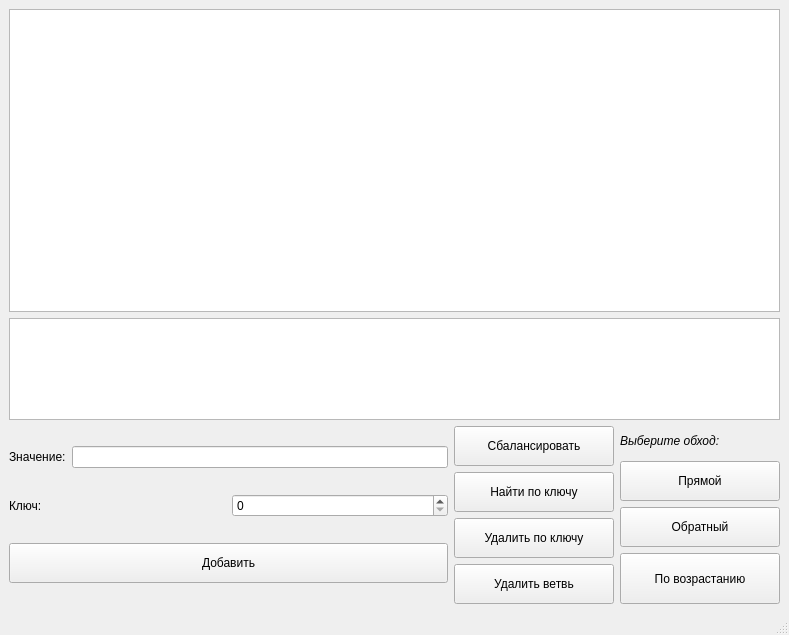
<?xml version="1.0" encoding="UTF-8"?>
<ui version="4.0">
 <class>MainWindow</class>
 <widget class="QMainWindow" name="MainWindow">
  <property name="geometry">
   <rect>
    <x>0</x>
    <y>0</y>
    <width>789</width>
    <height>635</height>
   </rect>
  </property>
  <property name="windowTitle">
   <string>MainWindow</string>
  </property>
  <widget class="QWidget" name="centralwidget">
   <layout class="QGridLayout" name="gridLayout">
    <item row="0" column="0">
     <layout class="QVBoxLayout" name="verticalLayout_4">
      <item>
       <widget class="QTreeView" name="treeView">
        <property name="minimumSize">
         <size>
          <width>713</width>
          <height>271</height>
         </size>
        </property>
       </widget>
      </item>
      <item>
       <widget class="QTextEdit" name="textEdit">
        <property name="maximumSize">
         <size>
          <width>1500</width>
          <height>102</height>
         </size>
        </property>
        <property name="readOnly">
         <bool>false</bool>
        </property>
       </widget>
      </item>
      <item>
       <layout class="QHBoxLayout" name="horizontalLayout_3">
        <item>
         <layout class="QVBoxLayout" name="verticalLayout">
          <item>
           <layout class="QHBoxLayout" name="horizontalLayout">
            <item>
             <widget class="QLabel" name="label_2">
              <property name="text">
               <string>Значение:</string>
              </property>
             </widget>
            </item>
            <item>
             <widget class="QLineEdit" name="lineEdit"/>
            </item>
           </layout>
          </item>
          <item>
           <layout class="QHBoxLayout" name="horizontalLayout_2">
            <item>
             <widget class="QLabel" name="label">
              <property name="text">
               <string>Ключ:</string>
              </property>
             </widget>
            </item>
            <item>
             <widget class="QSpinBox" name="spinBox"/>
            </item>
           </layout>
          </item>
          <item>
           <widget class="QPushButton" name="addNodeButton">
            <property name="minimumSize">
             <size>
              <width>160</width>
              <height>40</height>
             </size>
            </property>
            <property name="text">
             <string>Добавить</string>
            </property>
           </widget>
          </item>
         </layout>
        </item>
        <item>
         <layout class="QVBoxLayout" name="verticalLayout_2">
          <item>
           <widget class="QPushButton" name="balanceTreeButton">
            <property name="minimumSize">
             <size>
              <width>160</width>
              <height>40</height>
             </size>
            </property>
            <property name="text">
             <string>Сбалансировать</string>
            </property>
           </widget>
          </item>
          <item>
           <widget class="QPushButton" name="findNodeButton">
            <property name="minimumSize">
             <size>
              <width>160</width>
              <height>40</height>
             </size>
            </property>
            <property name="text">
             <string>Найти по ключу</string>
            </property>
           </widget>
          </item>
          <item>
           <widget class="QPushButton" name="deleteNodeButton">
            <property name="minimumSize">
             <size>
              <width>160</width>
              <height>40</height>
             </size>
            </property>
            <property name="text">
             <string>Удалить по ключу</string>
            </property>
           </widget>
          </item>
          <item>
           <widget class="QPushButton" name="deleteBranchButton">
            <property name="minimumSize">
             <size>
              <width>160</width>
              <height>40</height>
             </size>
            </property>
            <property name="text">
             <string>Удалить ветвь</string>
            </property>
           </widget>
          </item>
         </layout>
        </item>
        <item>
         <layout class="QVBoxLayout" name="verticalLayout_3">
          <item>
           <widget class="QLabel" name="label_3">
            <property name="font">
             <font>
              <italic>true</italic>
              <bold>false</bold>
             </font>
            </property>
            <property name="text">
             <string>Выберите обход:</string>
            </property>
           </widget>
          </item>
          <item>
           <widget class="QPushButton" name="directBypassButton">
            <property name="minimumSize">
             <size>
              <width>160</width>
              <height>40</height>
             </size>
            </property>
            <property name="text">
             <string>Прямой</string>
            </property>
           </widget>
          </item>
          <item>
           <widget class="QPushButton" name="reverseBypassButton">
            <property name="minimumSize">
             <size>
              <width>160</width>
              <height>40</height>
             </size>
            </property>
            <property name="text">
             <string>Обратный</string>
            </property>
           </widget>
          </item>
          <item>
           <widget class="QPushButton" name="ascendingBypassButton">
            <property name="minimumSize">
             <size>
              <width>160</width>
              <height>51</height>
             </size>
            </property>
            <property name="text">
             <string>По возрастанию</string>
            </property>
           </widget>
          </item>
         </layout>
        </item>
       </layout>
      </item>
     </layout>
    </item>
   </layout>
  </widget>
  <widget class="QMenuBar" name="menubar">
   <property name="geometry">
    <rect>
     <x>0</x>
     <y>0</y>
     <width>789</width>
     <height>22</height>
    </rect>
   </property>
  </widget>
  <widget class="QStatusBar" name="statusbar"/>
 </widget>
 <resources/>
 <connections/>
</ui>
